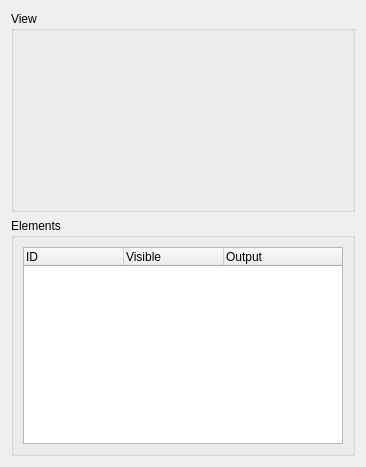
           <widget class="QWidget" name="scrollAreaWidgetContents">
            <property name="geometry">
             <rect>
              <x>0</x>
              <y>0</y>
              <width>362</width>
              <height>467</height>
             </rect>
            </property>
            <layout class="QGridLayout" name="gridLayout_7">
             <item row="0" column="0">
              <widget class="QGroupBox" name="groupBoxView">
               <property name="font">
                <font/>
               </property>
               <property name="title">
                <string>View</string>
               </property>
               <layout class="QGridLayout" name="gridLayout_6">
                <item row="0" column="0">
                 <widget class="ViewControlWidget" name="widgetViewFrame" native="true">
                  <property name="sizePolicy">
                   <sizepolicy hsizetype="Fixed" vsizetype="Fixed">
                    <horstretch>0</horstretch>
                    <verstretch>0</verstretch>
                   </sizepolicy>
                  </property>
                  <property name="minimumSize">
                   <size>
                    <width>320</width>
                    <height>160</height>
                   </size>
                  </property>
                  <property name="maximumSize">
                   <size>
                    <width>320</width>
                    <height>160</height>
                   </size>
                  </property>
                  <property name="toolTip">
                   <string>Camera direction controll</string>
                  </property>
                 </widget>
                </item>
               </layout>
              </widget>
             </item>
             <item row="1" column="0">
              <widget class="QGroupBox" name="groupBoxVisibility">
               <property name="sizePolicy">
                <sizepolicy hsizetype="Preferred" vsizetype="Preferred">
                 <horstretch>0</horstretch>
                 <verstretch>0</verstretch>
                </sizepolicy>
               </property>
               <property name="font">
                <font/>
               </property>
               <property name="title">
                <string>Elements</string>
               </property>
               <layout class="QGridLayout" name="gridLayout_4">
                <item row="0" column="0">
                 <widget class="ElementTreeWidget" name="treeWidgetElements">
                  <property name="editTriggers">
                   <set>QAbstractItemView::NoEditTriggers</set>
                  </property>
                  <property name="sortingEnabled">
                   <bool>false</bool>
                  </property>
                  <property name="columnCount">
                   <number>3</number>
                  </property>
                  <attribute name="headerStretchLastSection">
                   <bool>true</bool>
                  </attribute>
                  <column>
                   <property name="text">
                    <string notr="true">ID</string>
                   </property>
                  </column>
                  <column>
                   <property name="text">
                    <string notr="true">Visible</string>
                   </property>
                  </column>
                  <column>
                   <property name="text">
                    <string notr="true">Output</string>
                   </property>
                  </column>
                 </widget>
                </item>
               </layout>
              </widget>
             </item>
            </layout>
           </widget>
